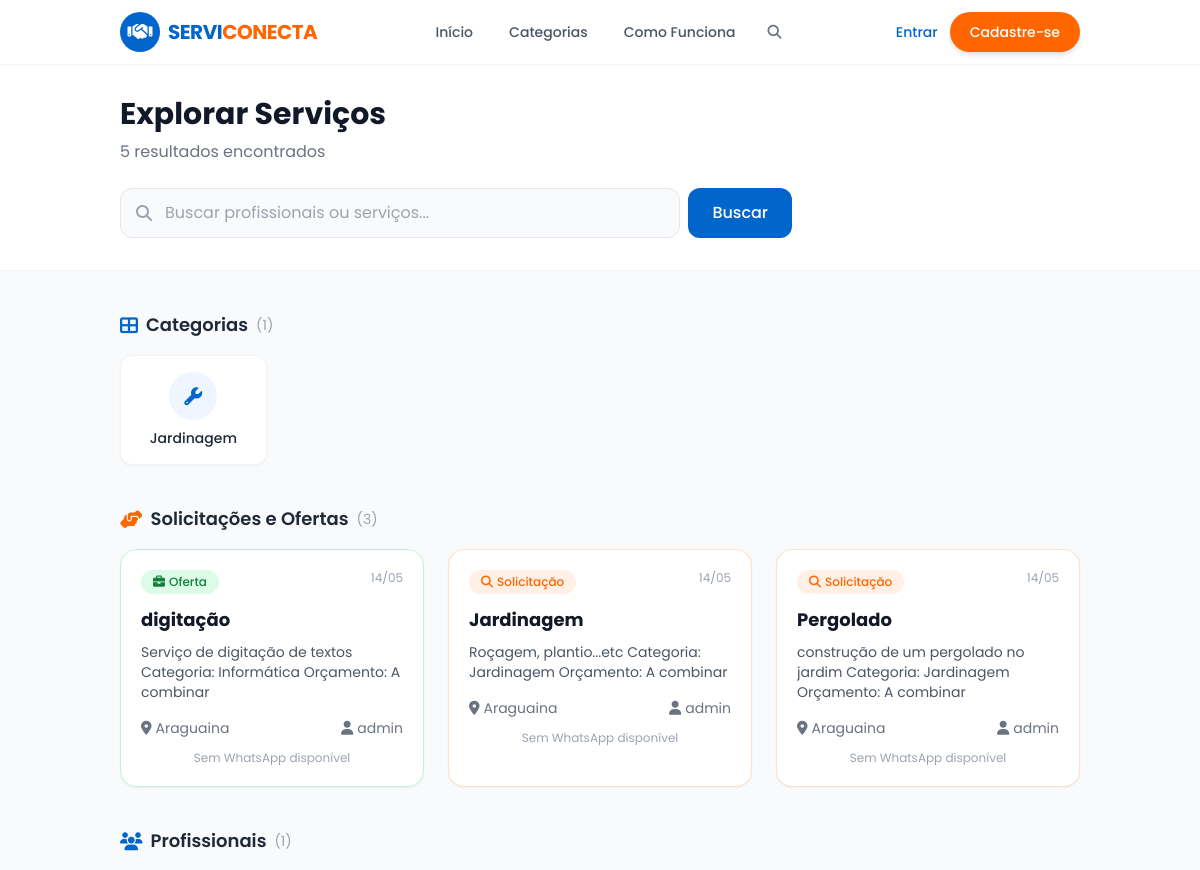
The app's page /buscar/?category=jardinagem (upper part), older data.
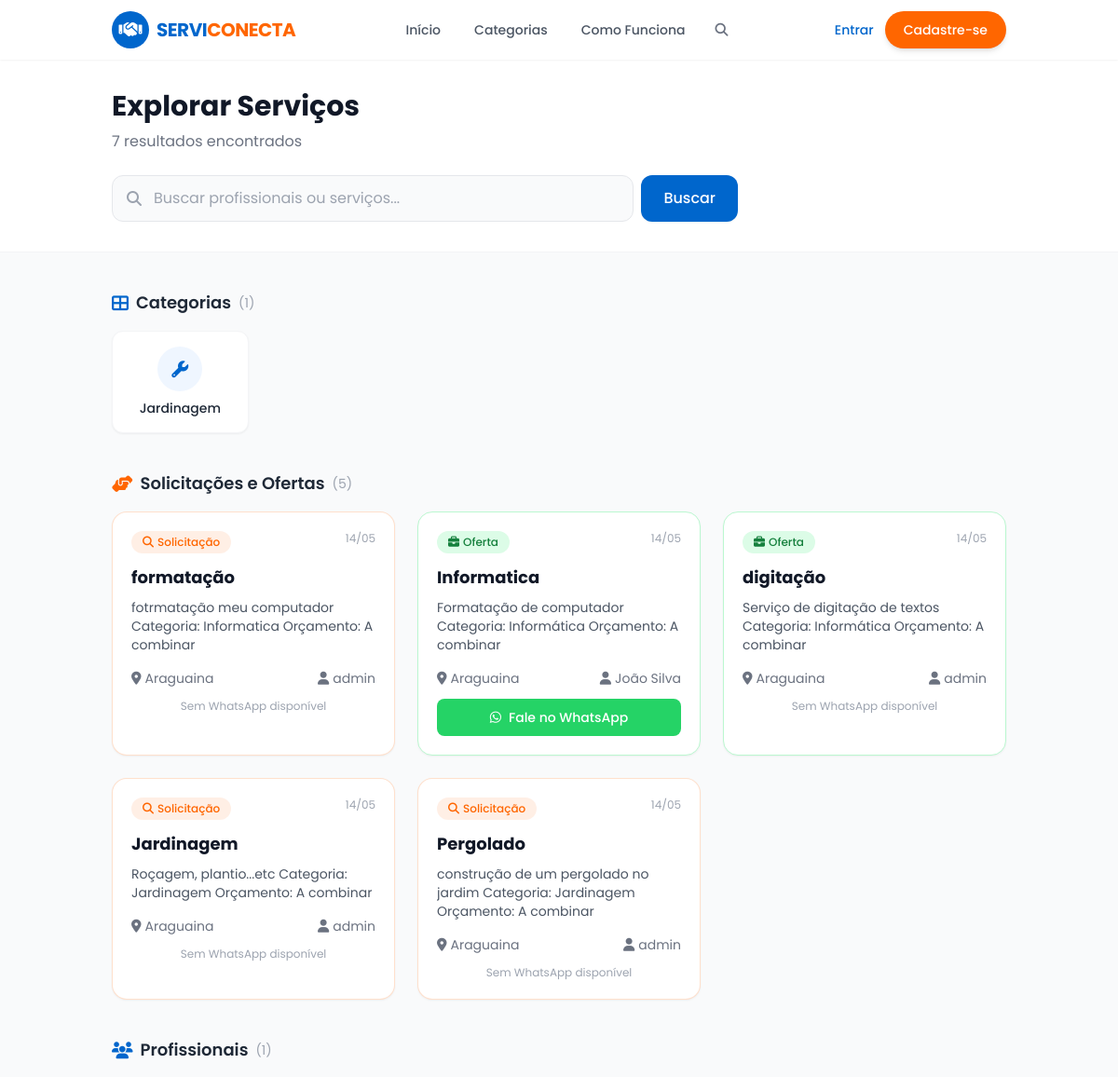
The same page, newer data.
### services/models.py (models this page shows, shortened)
class ServiceCategory(models.Model):
    name = models.CharField(max_length=100, unique=True, db_index=True)
    slug = models.SlugField(max_length=120, unique=True)
    description = models.TextField(blank=True)
    icon = models.CharField(max_length=50, blank=True)
    image = models.ImageField(upload_to='categories/', blank=True, null=True)
    parent = models.ForeignKey(
        'self',
        on_delete=models.CASCADE,
        null=True,
        blank=True,
        related_name='children'
    )
    is_active = models.BooleanField(default=True, db_index=True)
    order = models.PositiveIntegerField(default=0)
    created_at = models.DateTimeField(auto_now_add=True)
    updated_at = models.DateTimeField(auto_now=True)
    class Meta:
        db_table = 'service_categories'
        verbose_name = 'Categoria de Serviço'
        verbose_name_plural = 'Categorias de Serviços'
        ordering = ['order', 'name']
        indexes = [
            models.Index(fields=['slug']),
            models.Index(fields=['is_active', 'parent']),
        ]

class ServiceRequest(models.Model):
    STATUS_CHOICES = [
        ('pending', 'Pendente'),
        ('quoted', 'Orçamento Enviado'),
        ('accepted', 'Aceito'),
        ('in_progress', 'Em Andamento'),
        ('completed', 'Concluído'),
        ('cancelled', 'Cancelado'),
    ]
    client = models.ForeignKey(
        settings.AUTH_USER_MODEL,
        on_delete=models.CASCADE,
        related_name='service_requests'
    )
    professional = models.ForeignKey(
        'users.ProfessionalProfile',
        on_delete=models.SET_NULL,
        related_name='service_jobs',
        null=True,
        blank=True,
        help_text="Profissional que aceitou/realiza o serviço"
    )
    category = models.ForeignKey(
        ServiceCategory,
        on_delete=models.PROTECT,
        related_name='requests',
        null=True,
        blank=True
    )
    is_custom = models.BooleanField(
        default=False,
        help_text="Indica se é uma solicitação fora do catálogo"
    )
    service_type = models.CharField(
        max_length=20,
        blank=True,
        choices=[
            ('request', 'Quero Contratar'),
            ('offer', 'Quero Oferecer'),
        ],
        help_text="Tipo de serviço personalizado: solicitação ou oferta"
    )
    title = models.CharField(max_length=200)
    description = models.TextField()
    latitude = models.DecimalField(
        max_digits=9,
        decimal_places=6,
        blank=True,
        null=True
    )
    longitude = models.DecimalField(
        max_digits=9,
        decimal_places=6,
        blank=True,
        null=True
    )
    address = models.CharField(max_length=255, blank=True)
    city = models.CharField(max_length=100, blank=True, db_index=True)
    state = models.CharField(max_length=2, blank=True, db_index=True)
    status = models.CharField(
        max_length=20,
        choices=STATUS_CHOICES,
        default='pending',
        db_index=True
    )
    budget_min = models.DecimalField(
        max_digits=10,
        decimal_places=2,
        blank=True,
        null=True
    )
    budget_max = models.DecimalField(
        max_digits=10,
        decimal_places=2,
        blank=True,
        null=True
    )
    images = models.ManyToManyField(
        'ServiceImage',
        blank=True,
        related_name='requests'
    )
    created_at = models.DateTimeField(auto_now_add=True, db_index=True)
    updated_at = models.DateTimeField(auto_now=True)
    expires_at = models.DateTimeField(blank=True, null=True)
    class Meta:
        db_table = 'service_requests'
        indexes = [
            models.Index(fields=['status', 'created_at']),
            models.Index(fields=['city', 'state']),
            models.Index(fields=['client', 'status']),
        ]

### users/models.py (models this page shows, shortened)
class User(AbstractUser):
    USER_TYPE_CHOICES = [
        ('client', 'Cliente'),
        ('professional', 'Profissional'),
        ('admin', 'Administrador'),
    ]
    user_type = models.CharField(
        max_length=20,
        choices=USER_TYPE_CHOICES,
        default='client',
        db_index=True
    )
    phone = models.CharField(max_length=20, blank=True)
    whatsapp = models.CharField(max_length=20, blank=True)
    avatar = models.ImageField(upload_to='avatars/', blank=True, null=True)
    is_verified = models.BooleanField(default=False)
    is_active_whatsapp = models.BooleanField(default=False)
    created_at = models.DateTimeField(auto_now_add=True, db_index=True)
    updated_at = models.DateTimeField(auto_now=True)
    class Meta:
        db_table = 'users'
        indexes = [
            models.Index(fields=['user_type', 'is_active']),
            models.Index(fields=['created_at']),
        ]

### core/views.py (the view, shortened to what this page needs)
# urls.py: path('buscar/', views.search, name='search'),
def search(request):
    from services.models import ServiceRequest
    query = request.GET.get('q', '').strip()
    category_param = request.GET.get('category', '').strip()
    categories = ServiceCategory.objects.filter(is_active=True)
    professionals = ProfessionalProfile.objects.filter(status='active').select_related('user').prefetch_related('services').order_by('-rating')
    custom_requests = ServiceRequest.objects.filter(is_custom=True, status='pending').order_by('-created_at')
    if category_param:
        categories = categories.filter(slug=category_param)
        professionals = professionals.filter(
            services__category__slug=category_param
        ).distinct()
        custom_requests = custom_requests.filter(
            Q(category__slug=category_param) | Q(category__isnull=True)
        )
    context = {
        'query': query,
        'category': category_param,
        'categories': categories,
        'professionals': professionals,
        'custom_requests': custom_requests,
        'total_results': categories.count() + professionals.count() + custom_requests.count(),
    }
    return render(request, 'core/search_results.html', context)

### templates/core/search_results.html (shortened to what the changed rows need)
{% extends 'base.html' %}
{% load static %}
{% block content %}
<section class="bg-white border-b border-gray-100">
    <div class="container mx-auto px-4 sm:px-6 lg:px-8 py-8">
        <div class="max-w-2xl">
            <h1 class="text-2xl md:text-3xl font-bold text-gray-900 mb-2">
                {% if query %}
                    Resultados para "<span class="text-primary">{{ query }}</span>"
                {% else %}
                    Explorar Serviços
                {% endif %}
            </h1>
            <p class="text-gray-500">{{ total_results }} resultado{{ total_results|pluralize:'s' }} encontrado{{ total_results|pluralize:'s' }}</p>
            <form action="{% url 'core:search' %}" method="GET" class="mt-6">
                <div class="flex gap-2">
                </div>
            </form>
        </div>
    </div>
</section>
<section class="py-10 bg-gray-50 flex-grow">
    <div class="container mx-auto px-4 sm:px-6 lg:px-8">
        {% if categories or professionals %}
            {% if categories %}
            <div class="mb-10">
                <h2 class="text-lg font-semibold text-gray-800 mb-4 flex items-center gap-2">
                    <i class="fa-solid fa-th-large text-primary"></i>
                    Categorias
                    <span class="text-sm font-normal text-gray-400">({{ categories|length }})</span>
                </h2>
                <div class="grid grid-cols-2 md:grid-cols-4 lg:grid-cols-6 gap-4">
                    {% for cat in categories %}
                    <a href="{% url 'core:search' %}?category={{ cat.slug }}"
                       class="bg-white p-4 rounded-xl shadow-sm border border-gray-100 flex flex-col items-center text-center group hover:shadow-md transition-all hover:-translate-y-0.5">
                        <div class="w-12 h-12 rounded-full bg-blue-50 text-primary flex items-center justify-center text-lg mb-2 group-hover:bg-primary group-hover:text-white transition-all">
                            {% if cat.icon %}
                                <i class="fa-solid fa-{{ cat.icon }}"></i>
                            {% else %}
                                <i class="fa-solid fa-wrench"></i>
                            {% endif %}
                        </div>
                        <h3 class="font-medium text-gray-800 text-sm">{{ cat.name }}</h3>
                    </a>
                    {% endfor %}
                </div>
            </div>
            {% endif %}
            {% if custom_requests %}
            <div class="mb-10">
                <h2 class="text-lg font-semibold text-gray-800 mb-4 flex items-center gap-2">
                    <i class="fa-solid fa-handshake-angle text-secondary"></i>
                    Solicitações e Ofertas
                    <span class="text-sm font-normal text-gray-400">({{ custom_requests|length }})</span>
                </h2>
                <div class="grid grid-cols-1 md:grid-cols-2 lg:grid-cols-3 gap-6">
                    {% for req in custom_requests %}
                    <div class="bg-white rounded-2xl shadow-sm border {% if req.service_type == 'offer' %}border-green-200{% else %}border-secondary/20{% endif %} overflow-hidden hover:shadow-lg transition-all duration-300">
                        <div class="p-5">
                            <div class="flex items-start justify-between mb-3">
                                {% if req.service_type == 'offer' %}
                                <span class="bg-green-100 text-green-700 text-xs font-medium px-3 py-1 rounded-full flex items-center gap-1">
                                    <i class="fa-solid fa-briefcase"></i> Oferta
                                </span>
                                {% else %}
                                <span class="bg-secondary/10 text-secondary text-xs font-medium px-3 py-1 rounded-full flex items-center gap-1">
                                    <i class="fa-solid fa-search"></i> Solicitação
                                </span>
                                {% endif %}
                                <span class="text-gray-400 text-xs">{{ req.created_at|date:"d/m" }}</span>
                            </div>
                            <h3 class="text-lg font-bold text-gray-900 mb-2">{{ req.title }}</h3>
                            <p class="text-gray-600 text-sm mb-4 line-clamp-3">{{ req.description }}</p>
                            <div class="flex items-center justify-between text-sm text-gray-500 mb-3">
                                <span><i class="fa-solid fa-location-dot mr-1"></i>{% if req.city %}{{ req.city }}{% else %}Não informado{% endif %}</span>
                                <span><i class="fa-solid fa-user mr-1"></i>{% if req.client.get_full_name %}{{ req.client.get_full_name }}{% else %}{{ req.client.username }}{% endif %}</span>
                            </div>
                            {% if req.client.whatsapp %}
                            <a href="https://wa.me/55{{ req.client.whatsapp }}" target="_blank" class="w-full block text-center bg-whatsapp text-white py-2.5 rounded-lg font-medium hover:bg-green-600 transition-colors text-sm flex items-center justify-center gap-2">
                                <i class="fa-brands fa-whatsapp"></i> Fale no WhatsApp
                            </a>
                            {% else %}
                            <p class="text-xs text-gray-400 text-center">Sem WhatsApp disponível</p>
                            {% endif %}
                        </div>
                    </div>
                    {% endfor %}
                </div>
            </div>
            {% endif %}
            {% if professionals %}
            <div>
                <h2 class="text-lg font-semibold text-gray-800 mb-4 flex items-center gap-2">
                    <i class="fa-solid fa-users text-primary"></i>
                    Profissionais
                    <span class="text-sm font-normal text-gray-400">({{ professionals|length }})</span>
                </h2>
            </div>
            {% endif %}
        {% endif %}
    </div>
</section>
{% endblock %}

Row changes from the older to the newer data that the page shows:
added ServiceRequest: service_type "request" (drawn), created_at "14/05", title "formatação", description "fotrmatação meu computador Categoria: Informatica Orçamento: A combinar", city "Araguaina", client.username "admin", shows "Sem WhatsApp disponível"
added ServiceRequest: service_type "offer" (drawn), created_at "14/05", title "Informatica", description "Formatação de computador Categoria: Informática Orçamento: A combinar", city "Araguaina", client.get_full_name "João Silva"
Text that changed along with them:
{{ total_results }}: "5" → "7"
{{ custom_requests|length }}: "3" → "5"
